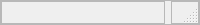
        <widget class="QFrame" name="bottomBar">
         <property name="sizePolicy">
          <sizepolicy hsizetype="Preferred" vsizetype="Preferred">
           <horstretch>0</horstretch>
           <verstretch>0</verstretch>
          </sizepolicy>
         </property>
         <property name="maximumSize">
          <size>
           <width>16777215</width>
           <height>25</height>
          </size>
         </property>
         <property name="styleSheet">
          <string notr="true">background-color: none;</string>
         </property>
         <property name="frameShape">
          <enum>QFrame::StyledPanel</enum>
         </property>
         <property name="frameShadow">
          <enum>QFrame::Raised</enum>
         </property>
         <layout class="QHBoxLayout" name="horizontalLayout_7">
          <property name="leftMargin">
           <number>0</number>
          </property>
          <property name="topMargin">
           <number>0</number>
          </property>
          <property name="rightMargin">
           <number>0</number>
          </property>
          <property name="bottomMargin">
           <number>0</number>
          </property>
          <item>
           <widget class="QFrame" name="bottomSpacer">
            <property name="sizePolicy">
             <sizepolicy hsizetype="Expanding" vsizetype="Expanding">
              <horstretch>0</horstretch>
              <verstretch>0</verstretch>
             </sizepolicy>
            </property>
            <property name="maximumSize">
             <size>
              <width>1677721</width>
              <height>1677721</height>
             </size>
            </property>
            <property name="frameShape">
             <enum>QFrame::StyledPanel</enum>
            </property>
            <property name="frameShadow">
             <enum>QFrame::Raised</enum>
            </property>
           </widget>
          </item>
          <item>
           <widget class="QFrame" name="resizer">
            <property name="sizePolicy">
             <sizepolicy hsizetype="Expanding" vsizetype="Expanding">
              <horstretch>0</horstretch>
              <verstretch>0</verstretch>
             </sizepolicy>
            </property>
            <property name="maximumSize">
             <size>
              <width>28</width>
              <height>28</height>
             </size>
            </property>
            <property name="styleSheet">
             <string notr="true"/>
            </property>
            <property name="frameShape">
             <enum>QFrame::StyledPanel</enum>
            </property>
            <property name="frameShadow">
             <enum>QFrame::Raised</enum>
            </property>
            <widget class="QLabel" name="resizer_icon">
             <property name="geometry">
              <rect>
               <x>4</x>
               <y>0</y>
               <width>21</width>
               <height>21</height>
              </rect>
             </property>
             <property name="text">
              <string/>
             </property>
             <property name="pixmap">
              <pixmap>icons/resize-dots.png</pixmap>
             </property>
             <property name="scaledContents">
              <bool>true</bool>
             </property>
            </widget>
            <widget class="QSizeGrip" name="aaaa" native="true">
             <property name="geometry">
              <rect>
               <x>6</x>
               <y>4</y>
               <width>21</width>
               <height>21</height>
              </rect>
             </property>
            </widget>
           </widget>
          </item>
         </layout>
        </widget>
